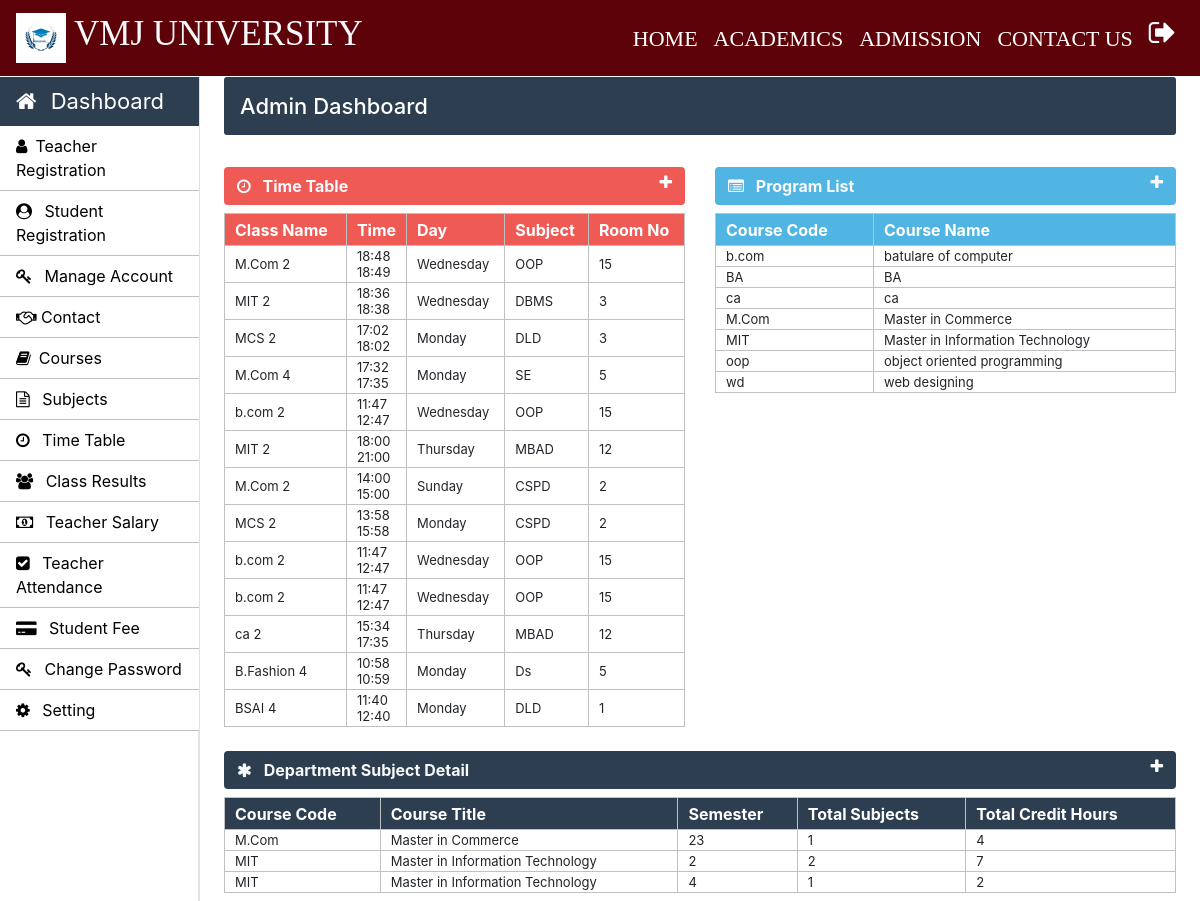
The page /admin/admin-index.php (signed in) on the database its author committed.
### tables this page shows
CREATE TABLE IF NOT EXISTS `time_table` (
  `id` int NOT NULL AUTO_INCREMENT,
  `course_code` varchar(10) NOT NULL,
  `semester` int NOT NULL,
  `timing_from` varchar(10) NOT NULL,
  `timing_to` varchar(10) NOT NULL,
  `day` varchar(20) NOT NULL,
  `subject_code` varchar(20) NOT NULL,
  `room_no` int NOT NULL,
  PRIMARY KEY (`id`)
);

CREATE TABLE IF NOT EXISTS `weekdays` (
  `day_id` int NOT NULL AUTO_INCREMENT,
  `day_name` varchar(15) NOT NULL,
  PRIMARY KEY (`day_id`)
);

CREATE TABLE IF NOT EXISTS `courses` (
  `course_code` varchar(10) NOT NULL,
  `course_name` varchar(50) NOT NULL,
  `semester_or_year` varchar(10) NOT NULL,
  `no_of_year` int NOT NULL,
  PRIMARY KEY (`course_code`)
);

### common/helper.php (called while the page is built, shortened)
<?php
require_once dirname(__FILE__) . "/../connection/connection.php";
function getUniversityName($key) {
    global $con;
    $query = "SELECT `value` FROM `setting` WHERE `key` = ?";
    if ($stmt = mysqli_prepare($con, $query)) {
        mysqli_stmt_bind_param($stmt, "s", $key);
        mysqli_stmt_execute($stmt);
        mysqli_stmt_bind_result($stmt, $value);
        return ($value !== null) ? $value : "VMJ UNIVERSITY";
    } else {
        return null;
    }
}
function getUniversityLogo($key) {
    global $con;
    $query = "SELECT `value` FROM `setting` WHERE `key` = ?";
    if ($stmt = mysqli_prepare($con, $query)) {
        mysqli_stmt_bind_param($stmt, "s", $key);
        mysqli_stmt_execute($stmt);
        mysqli_stmt_bind_result($stmt, $value);
        return $value;
    } else {
        return null;
    }
}
?>

### admin/admin-index.php (the view, shortened to what this page needs)
	<?php include('../common/common-header.php') ?>
	<?php include('../common/admin-sidebar.php') ?>
		<main role="main" class="col-xl-10 col-lg-9 col-md-8 ml-sm-auto px-md-4 mb-2 w-100 page-content-index">
			<div class="flex-wrap flex-md-no-wrap pt-3 pb-2 mb-3 text-white admin-dashboard pl-3">
				<h4>Admin Dashboard </h4>
			</div>
			<div class="row">
				<div class=" col-lg-6 col-md-12 col-sm-12 ">
					<div>
						<section class="mt-3">
							<div class="btn btn-block table-one text-light d-flex">
								<span class="font-weight-bold"><i class="fa fa-clock-o mr-2" aria-hidden="true"></i> Time Table</span>
								<a href="" class="ml-auto" data-toggle="collapse" data-target="#collapseOne"><i class="fa fa-plus text-light" aria-hidden="true"></i></a>
							</div>
							<div class="collapse show mt-2" id="collapseOne">
								<table class="w-100 table-elements table-one-tr"cellpadding="2">
									<tr class="pt-5 table-one text-white" style="height: 32px;">
										<th>Class Name</th>
										<th>Time</th>
										<th>Day</th>
										<th>Subject</th>
										<th>Room No</th>
									</tr>
									<?php
										$query="select * from time_table tt inner join weekdays wd on tt.day=wd.day_id";
										$run=mysqli_query($con,$query);
										while($row=mysqli_fetch_array($run)) {
											echo "<tr>";
											echo "<td>".$row["course_code"]." ".$row["semester"]."</td>";
											echo "<td>".$row["timing_from"]."<br>".$row["timing_to"]."</td>";
											echo "<td>".$row["day_name"]."</td>";
											echo "<td>".$row["subject_code"]."</td>";
											echo "<td>".$row["room_no"]."</td>";
											echo "</tr>";
										}
									?>
								</table>
							</div>
						</section>
					</div>
				</div>
				<div class=" col-lg-6 col-md-12 col-sm-12">
					<div>
						<section class="mt-3">
							<div class="btn btn-block table-two text-light d-flex">
								<span class="font-weight-bold"><i class="fa fa-list-alt mr-2" aria-hidden="true"></i> Program List</span>
								<a href="" class="ml-auto" data-toggle="collapse" data-target="#collapsetwo"><i class="fa fa-plus text-light" aria-hidden="true"></i></a>
							</div>
							<div class="collapse show mt-2" id="collapsetwo">
								<table class="w-100 table-elements table-two-tr"cellpadding="2">
									<tr class="pt-5 table-two text-white" style="height: 32px;">
										<th>Course Code</th>
										<th>Course Name</th>
									</tr>
									<?php
										$query="select course_name,course_code from courses";
										$run=mysqli_query($con,$query);
										while($row=mysqli_fetch_array($run)) { ?>
											<tr>
												<td><?php echo $row['course_code'] ?></td>
												<td><?php echo $row['course_name'] ?></td>
											</tr>
										<?php }
									?>
								</table>
							</div>
						</section>
					</div>
				</div>
				<div class="col-md-12">
					<div>
						<section class="mt-4">
							<div class="btn btn-block table-three text-light d-flex">
								<span class="font-weight-bold"><i class="fa fa-asterisk mr-2" aria-hidden="true"></i> Department Subject Detail</span>
								<a href="" class="ml-auto" data-toggle="collapse" data-target="#collapsethree"><i class="fa fa-plus text-light" aria-hidden="true"></i></a>
							</div>
							<div class="collapse show mt-2" id="collapsethree">
								<table class="w-100 table-elements table-three-tr"cellpadding="2">
									<tr class="pt-5 table-three text-white" style="height: 32px;">
										<th>Course Code</th>
										<th>Course Title</th>
										<th>Semester</th>
										<th>Total Subjects</th>
										<th>Total Credit Hours</th>
									</tr>
									<?php
										$query="select course_code,course_name,semester,count(subject_code) as subject_code,sum(credit_hours) as credit_hours from course_subjects join courses using(course_code) group by course_code, semester";
										$run=mysqli_query($con,$query);
										while($row=mysqli_fetch_array($run)) {
											echo "<tr>";
											echo "<td>".$row["course_code"]."</td>";
											echo "<td>".$row["course_name"]."</td>";
											echo "<td>".$row["semester"]."</td>";
											echo "<td>".$row["subject_code"]."</td>";
											echo "<td>".$row["credit_hours"]."</td>";
											echo "</tr>";
										}
									?>
								</table>
							</div>
						</section>
					</div>
				</div>
			</div>
		</main>
	</body>
</html>

### common/common-header.php (shortened to what this page needs)
<!doctype html>
<html lang="en">
	<head>
      <link rel="stylesheet" type="text/css" href="../bootstrap/css/bootstrap.min.css">
      <link rel="stylesheet" type="text/css" href="../css/footer.css">
      <link rel="stylesheet" type="text/css" href="../css/style.css">
    <link rel="stylesheet" href="https://stackpath.bootstrapcdn.com/font-awesome/4.7.0/css/font-awesome.min.css">
  </head>
  <body>
  <?php
	require_once "../common/helper.php";
	$universityLogo = getUniversityLogo('University_logo');
    ?>
    <nav class="navbar navbar-expand-lg navbar-dark header-back sticky-top header-navbar-fonts">
      <a class="navbar-brand d-flex align-items-center" href="../index.php">
        <img src="<?php echo $universityLogo; ?>" class="logo-image" width="50" height="50">
        <h3 class="text-light text-uppercase ml-2"><?php echo getUniversityName('University_name'); ?></h3>
      </a>
      <div class="collapse navbar-collapse" id="navbarNavDropdown">
        <ul class="navbar-nav ml-auto">
          <li class="nav-item active">
            <a class="nav-link" href="../index.php">HOME<span class="sr-only">(current)</span></a>
          </li>
          <li class="nav-item active">
            <a class="nav-link" href="../academics.php">ACADEMICS<span class="sr-only">(current)</span></a>
          </li>
          <li class="nav-item active">
            <a class="nav-link" href="../admission.php">ADMISSION<span class="sr-only">(current)</span></a>
          </li>
          <li class="nav-item active">
            <a class="nav-link" href="../contactus.php">CONTACT US<span class="sr-only">(current)</span></a>
          </li>
          <li class="nav-item active">
            <a class="nav-link" href="../login/logout.php"><i class="fa fa-sign-out text-white fa-lg" aria-hidden="true"></i><span class="sr-only">(current)</span></a>
          </li>
        </ul>
      </div>
    </nav>

### common/admin-sidebar.php (shortened to what this page needs)
    <nav id="sidebarMenu" class="">
			<div class="col-xl-2 col-lg-3 col-md-4 sidebar position-fixed border-right">
        <div class="sidebar-header">
          <div class="nav-item">
              <a class="nav-link text-white" href="../admin/admin-index.php">
                  <i class="fa fa-home mr-2" aria-hidden="true"></i> Dashboard
              </a>
          </div>
        </div>
        <ul class="nav flex-column">
          <li class="nav-item">
            <a class="nav-link" href="../admin/teacher.php">
              <i class="fa fa-user mr-2" aria-hidden="true"></i>Teacher Registration
            </a>
		      </li>
          <li class="nav-item">
            <a class="nav-link" href="../admin/student.php">
              <i class="fa fa-user-circle mr-2" aria-hidden="true"></i> Student Registration
            </a>
          </li>
          <li class="nav-item">
            <a class="nav-link" href="../admin/manage-accounts.php">
              <i class="fa fa-key mr-2" aria-hidden="true"></i> Manage Account
            </a>
          </li>
          <li class="nav-item">
    <a class="nav-link" href="../admin/contact.php">
        <i class="fa fa-handshake-o" aria-hidden="true"></i> Contact
    </a>
</li>
          <li class="nav-item">
            <a class="nav-link" href="../admin/courses.php">
              <i class="fa fa-book mr-2" aria-hidden="true"></i>Courses
            </a>
          </li>
          <li class="nav-item">
            <a class="nav-link" href="../admin/subjects.php">
              <i class="fa fa-file-text-o mr-2" aria-hidden="true"></i> Subjects
            </a>
          </li>
          <li class="nav-item">
            <a class="nav-link" href="../admin/time-table.php">
               <i class="fa fa-clock-o mr-2" aria-hidden="true"></i> Time Table
            </a>
		  </li>
          <li class="nav-item">
            <a class="nav-link" href="../admin/class-result.php">
              <i class="fa fa-users mr-2" aria-hidden="true"></i> Class Results
            </a>
          </li>
          <li class="nav-item">
            <a class="nav-link" href="../admin/teacher-salary.php">
              <i class="fa fa-money mr-2" aria-hidden="true"></i> Teacher Salary
            </a>
          </li>
          <li class="nav-item">
            <a class="nav-link" href="../admin/teacher-attendance.php">
              <i class="fa fa-check-square mr-2" aria-hidden="true"></i> Teacher Attendance
            </a>
          </li>
          <li class="nav-item">
            <a class="nav-link" href="../admin/student-fee.php">
              <i class="fa fa-credit-card-alt mr-2" aria-hidden="true"></i> Student Fee
            </a>
          </li>
          <li class="nav-item">
            <a class="nav-link" href="../admin/admin-password.php">
              <i class="fa fa-key mr-2" aria-hidden="true"></i> Change Password
            </a>
          </li>
		  <li class="nav-item">
            <a class="nav-link" href="../admin/setting.php">
              <i class="fa fa-cog mr-2" aria-hidden="true"></i> Setting
            </a>
          </li>
        </ul>
      </div>
    </nav>

### css/footer.css (style rules this page uses)
.footer-top h2,h3 { color: #fff; }

### css/style.css (style rules this page uses)
h3 { font-size: 25px; }
h4 { font-size: 22px; }
.header-back { background: #5e0209; }
.header-navbar-fonts { font-family: Cambria, Cochin, Georgia, Times, 'Times New Roman', serif; }
.header-navbar-fonts h3 { font-size: 35px !important; }
.header-navbar-fonts ul li a { font-size: 22px !important; }
.sidebar { padding: 0; margin-top: 1px; height: 100%; box-shadow: inset -1px 0 0 rgba(0, 0, 0, .1); background-color: #fff; }
.sidebar-header { background: #2c3e50; font-size: 22px !important; }
.sidebar ul { background-color: #ffffff; }
.sidebar ul li { border-bottom: 1px solid rgb(192, 190, 190); }
.sidebar ul li a { font-size: 16px !important; color: black; }
.admin-dashboard { margin-top: 1px !important; background: #2c3e50 !important; border-radius: 3px; }
.table-elements tr, td, th { font-size: 13px; border: 1px solid rgb(194, 193, 193); padding-left: 10px !important; }
.table-one { background: #eb1811b6; }
.table-two { background: #51b5e4; }
.table-three { background: #2c3e50 !important; }
.table-font-for-transcript td, th { font-size: 16px !important; }

### rows shown on the page
time_table: course_code "M.Com", semester "2", timing_from "18:48", timing_to "18:49", weekdays.day_name "Wednesday", subject_code "OOP", room_no "15"
time_table: course_code "MIT", semester "2", timing_from "18:36", timing_to "18:38", weekdays.day_name "Wednesday", subject_code "DBMS", room_no "3"
time_table: course_code "MCS", semester "2", timing_from "17:02", timing_to "18:02", weekdays.day_name "Monday", subject_code "DLD", room_no "3"
time_table: course_code "M.Com", semester "4", timing_from "17:32", timing_to "17:35", weekdays.day_name "Monday", subject_code "SE", room_no "5"
time_table: course_code "b.com", semester "2", timing_from "11:47", timing_to "12:47", weekdays.day_name "Wednesday", subject_code "OOP", room_no "15"
time_table: course_code "MIT", semester "2", timing_from "18:00", timing_to "21:00", weekdays.day_name "Thursday", subject_code "MBAD", room_no "12"
time_table: course_code "M.Com", semester "2", timing_from "14:00", timing_to "15:00", weekdays.day_name "Sunday", subject_code "CSPD", room_no "2"
time_table: course_code "MCS", semester "2", timing_from "13:58", timing_to "15:58", weekdays.day_name "Monday", subject_code "CSPD", room_no "2"
time_table: course_code "b.com", semester "2", timing_from "11:47", timing_to "12:47", weekdays.day_name "Wednesday", subject_code "OOP", room_no "15"
time_table: course_code "b.com", semester "2", timing_from "11:47", timing_to "12:47", weekdays.day_name "Wednesday", subject_code "OOP", room_no "15"
time_table: course_code "ca", semester "2", timing_from "15:34", timing_to "17:35", weekdays.day_name "Thursday", subject_code "MBAD", room_no "12"
time_table: course_code "B.Fashion", semester "4", timing_from "10:58", timing_to "10:59", weekdays.day_name "Monday", subject_code "Ds", room_no "5"
time_table: course_code "BSAI", semester "4", timing_from "11:40", timing_to "12:40", weekdays.day_name "Monday", subject_code "DLD", room_no "1"
courses: course_code "b.com", course_name "batulare of computer"
courses: course_code "BA", course_name "BA"
courses: course_code "ca", course_name "ca"
courses: course_code "M.Com", course_name "Master in Commerce"
courses: course_code "MIT", course_name "Master in Information Technology"
courses: course_code "oop", course_name "object oriented programming"
courses: course_code "wd", course_name "web designing"

### other values the page prints
getUniversityName('University_name') "VMJ UNIVERSITY"
$row["course_code"] "M.Com"
$row["course_name"] "Master in Commerce"
$row["semester"] "23"
$row["subject_code"] "1"
$row["credit_hours"] "4"
$row["course_code"] "MIT"
$row["course_name"] "Master in Information Technology"
$row["semester"] "2"
$row["subject_code"] "2"
$row["credit_hours"] "7"
$row["semester"] "4"
$row["credit_hours"] "2"
